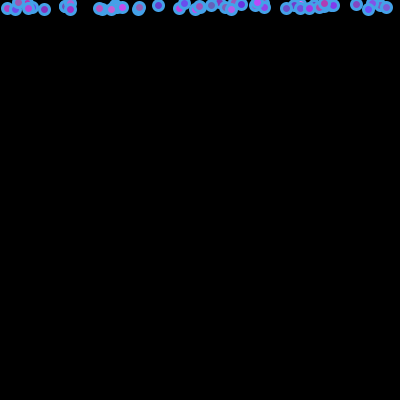
Frame 1 (no input)
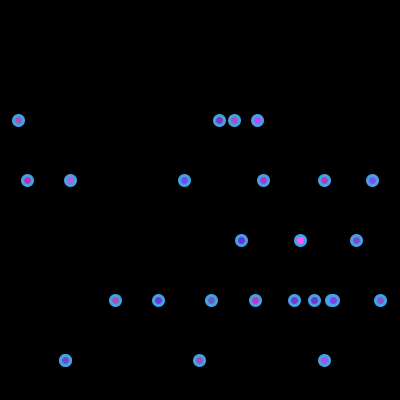
Frame 60 (the mouse pressed at the canvas centre just before this capture)
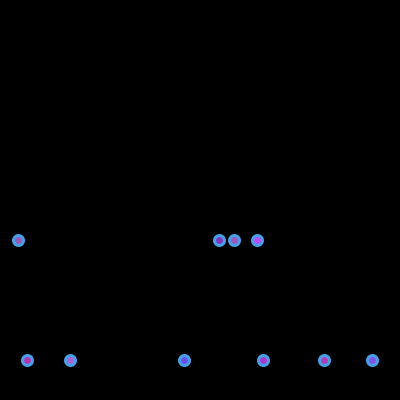
Frame 120 (the mouse held since frame 60 and released just before this capture)

The Processing sketch that drew these frames (run headless with seeded random() and noise(); from frame 60 on, the mouse is pressed at the canvas centre):

// Processing sketch: stormsRain
// ── stormsRain.pde
/*
 create a rain drop from Prince
 make the rain drop into a function
 make tons of rain

*/

//int y;
//color cW;

RainDrop r1;  // making a complex dataType
RainDrop r2;

RainDrop[] storm = new RainDrop[50];

void setup(){
  size(400, 400);
  //y = 0;
  //cW = color(255, 255, 255);
  
  r1 = new RainDrop(width/2, 0, color(255, 255, 255));  // running class constructor
  r2 = new RainDrop( 300, 0, color(299, 88, 255));
  println(storm.length);
  for(int i = 0; i < storm.length; i++){
    int randX = int(random(0, width));
    int r = int(random(100, 200));
    int g = int(random(50, 100));
    int b = int(random(175, 255));
    color surface = color(r, g, b);  // store those rando values as a color
    RainDrop temp = new RainDrop(randX, 0, surface); // create a new instance with that info
    storm[i] = temp; // store the new drop in our array
  }
  
}

void draw(){
  //noLoop();
  background(0);
  /*
  fill(229, 88, 255);
  strokeWeight(3);
  stroke(68, 161, 232);
  ellipse(width/2, 0, 10, 10);
  */
  /*
  y++;
  rainDrop(width/2, y, cW);
  
  color nother = color(299, 88, 255);
  y = y+ 10;
  rainDrop(width-30, y, nother);
  y = 1;
  */
 // println(r1.speed);
 // println(r1.x);
  r1.update();  // dot function = run that method associated within that class
  r1.display();
 // println(r2.speed);
  r2.update();
  r2.display();
  ///*
  for(int i = 0; i< storm.length; i++){
    RainDrop temp = storm[i];
    temp.update();
    temp.display();
  } // end for loop
  //*/
}

/*
void rainDrop(int x_, int y_, color inner){
  
  fill(inner);
  strokeWeight(3);
  stroke(68, 161, 232);
  ellipse(x_, y_, 10, 10);
  
  
}
*/

// ── RainDrop.pde
// data + functionality associated with them

class RainDrop {
  int x;
  int y;
  color cW;
  int speed;

  RainDrop(int xLocal, int yLocal, color cLocal) {  // is my class constructor.
    // called everytime you make a new instance
    y = yLocal;
    cW = cLocal;
    x = xLocal;
    speed = int(random(2, 10));
  }

  void update() {
    y = y + speed;
  }

  void display() { // method. exists within a class

    fill(cW);
    strokeWeight(3);
    stroke(68, 161, 232);
    ellipse(x, y, 10, 10);
  }
}
